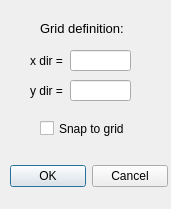
<?xml version="1.0" encoding="UTF-8"?>
<ui version="4.0">
 <class>GridDialog</class>
 <widget class="QDialog" name="GridDialog">
  <property name="geometry">
   <rect>
    <x>0</x>
    <y>0</y>
    <width>171</width>
    <height>209</height>
   </rect>
  </property>
  <property name="minimumSize">
   <size>
    <width>171</width>
    <height>209</height>
   </size>
  </property>
  <property name="maximumSize">
   <size>
    <width>171</width>
    <height>209</height>
   </size>
  </property>
  <property name="windowTitle">
   <string>Grid/Snap</string>
  </property>
  <widget class="QWidget" name="layoutWidget">
   <property name="geometry">
    <rect>
     <x>10</x>
     <y>160</y>
     <width>158</width>
     <height>33</height>
    </rect>
   </property>
   <layout class="QHBoxLayout">
    <property name="spacing">
     <number>6</number>
    </property>
    <property name="margin">
     <number>0</number>
    </property>
    <item>
     <widget class="QPushButton" name="okButton">
      <property name="text">
       <string>OK</string>
      </property>
     </widget>
    </item>
    <item>
     <widget class="QPushButton" name="buttonCancel">
      <property name="text">
       <string>Cancel</string>
      </property>
     </widget>
    </item>
   </layout>
  </widget>
  <widget class="QLineEdit" name="lineEditXdir">
   <property name="geometry">
    <rect>
     <x>70</x>
     <y>50</y>
     <width>61</width>
     <height>21</height>
    </rect>
   </property>
   <property name="font">
    <font>
     <pointsize>10</pointsize>
    </font>
   </property>
  </widget>
  <widget class="QLabel" name="labelMain">
   <property name="geometry">
    <rect>
     <x>40</x>
     <y>20</y>
     <width>91</width>
     <height>16</height>
    </rect>
   </property>
   <property name="font">
    <font>
     <pointsize>10</pointsize>
    </font>
   </property>
   <property name="text">
    <string>Grid definition:</string>
   </property>
  </widget>
  <widget class="QLabel" name="labelXdir">
   <property name="geometry">
    <rect>
     <x>30</x>
     <y>50</y>
     <width>41</width>
     <height>21</height>
    </rect>
   </property>
   <property name="font">
    <font>
     <pointsize>9</pointsize>
    </font>
   </property>
   <property name="text">
    <string>x dir =</string>
   </property>
  </widget>
  <widget class="QLabel" name="labelYdir">
   <property name="geometry">
    <rect>
     <x>30</x>
     <y>80</y>
     <width>41</width>
     <height>21</height>
    </rect>
   </property>
   <property name="font">
    <font>
     <pointsize>9</pointsize>
    </font>
   </property>
   <property name="text">
    <string>y dir =</string>
   </property>
  </widget>
  <widget class="QLineEdit" name="lineEditYdir">
   <property name="geometry">
    <rect>
     <x>70</x>
     <y>80</y>
     <width>61</width>
     <height>21</height>
    </rect>
   </property>
   <property name="font">
    <font>
     <pointsize>10</pointsize>
    </font>
   </property>
  </widget>
  <widget class="QCheckBox" name="checkBoxSnap">
   <property name="geometry">
    <rect>
     <x>40</x>
     <y>120</y>
     <width>91</width>
     <height>17</height>
    </rect>
   </property>
   <property name="font">
    <font>
     <pointsize>9</pointsize>
    </font>
   </property>
   <property name="text">
    <string>Snap to grid</string>
   </property>
  </widget>
 </widget>
 <resources/>
 <connections>
  <connection>
   <sender>okButton</sender>
   <signal>clicked()</signal>
   <receiver>GridDialog</receiver>
   <slot>accept()</slot>
   <hints>
    <hint type="sourcelabel">
     <x>278</x>
     <y>253</y>
    </hint>
    <hint type="destinationlabel">
     <x>96</x>
     <y>254</y>
    </hint>
   </hints>
  </connection>
  <connection>
   <sender>buttonCancel</sender>
   <signal>clicked()</signal>
   <receiver>GridDialog</receiver>
   <slot>reject()</slot>
   <hints>
    <hint type="sourcelabel">
     <x>369</x>
     <y>253</y>
    </hint>
    <hint type="destinationlabel">
     <x>179</x>
     <y>282</y>
    </hint>
   </hints>
  </connection>
 </connections>
</ui>
